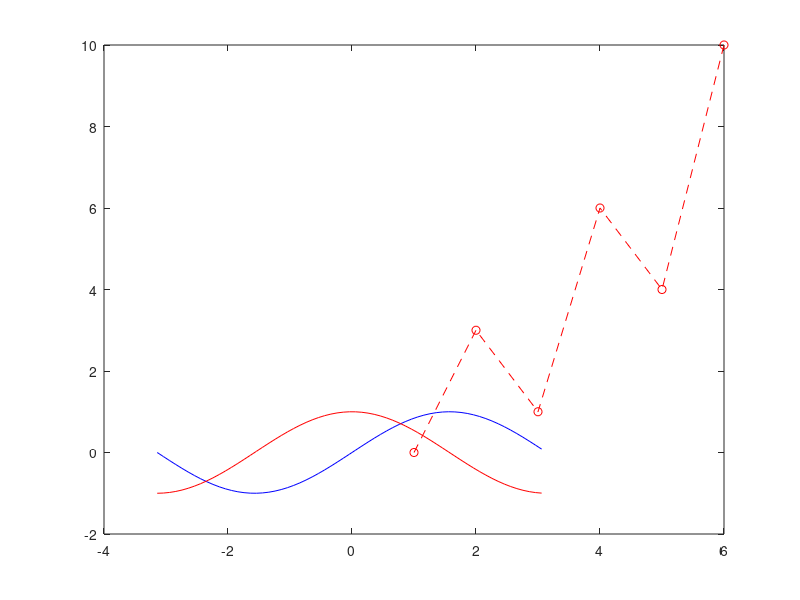

Source code (MATLAB):
%%variable
x = -pi:0.1:pi;

%%plot
plot(x,sin(x),'b');
hold on
plot(x,cos(x),'r');
hold on 
plot([1 2 3 4 5 6],[0 3 1 6 4 10],'--or')